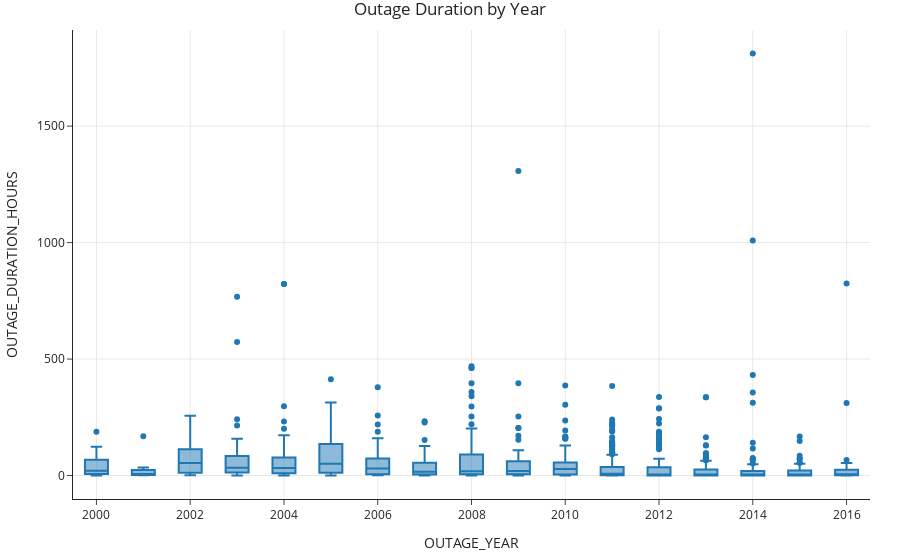
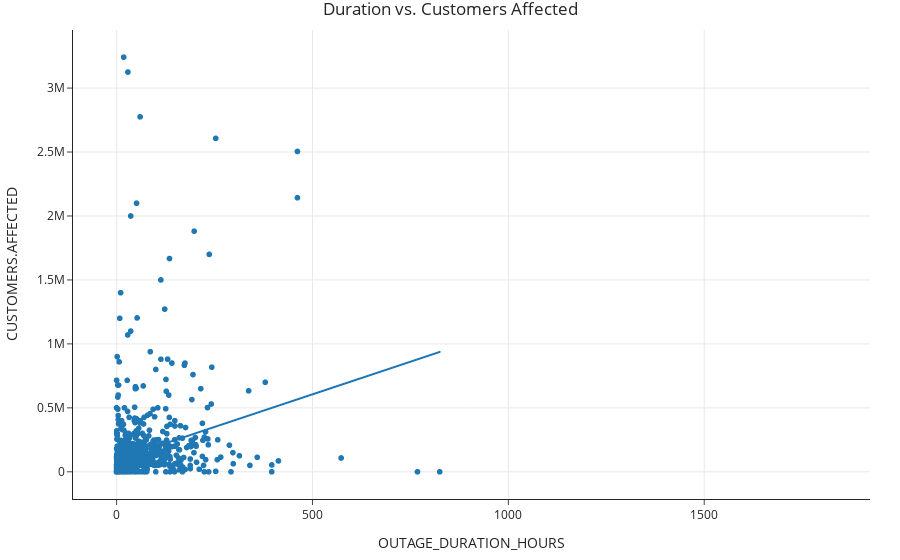

The code cell stored with these charts, in order, in its notebook:
### Markdown cell above
The first bivariate plot shows the outage duration by year. It is a box plot that reveals year-to-year variability in outage lengths. 

The second bivariate plot is a scatterplot that shows duration vs. customers affected. There was a modest positive trend where longer outages tend to affect more customers than shorter outages. This is to be expected.

The aggregate table shows the mean duration by cause category. It essentially shows average outage lengths per cause.

### Code cell
# Bivariate Boxplot
df['OUTAGE_YEAR'] = df['OUTAGE.START'].dt.year
fig3 = px.box(df, x='OUTAGE_YEAR', y='OUTAGE_DURATION_HOURS',
              title='Outage Duration by Year')
fig3.show()

# Bivariate Scatterplot
fig4 = px.scatter(df, x='OUTAGE_DURATION_HOURS', y='CUSTOMERS.AFFECTED',
                  title='Duration vs. Customers Affected', trendline='ols')
fig4.show()

# Aggregate Table
agg = df.groupby('CAUSE.CATEGORY')['OUTAGE_DURATION_HOURS'].mean().reset_index()
agg.rename(columns={'OUTAGE_DURATION_HOURS':'Mean_Duration'}, inplace=True)
print(agg)

### Figure 1 — Plotly figure (JSON) as saved in the notebook; plotly's stock layout.template omitted (floating-point values rounded to 4 significant figures; data arrays with more than 128 entries replaced by an {"elided": "..."} marker saying what was removed)
{"data": [{"alignmentgroup": "True", "hovertemplate": "OUTAGE_YEAR=%{x}<br>OUTAGE_DURATION_HOURS=%{y}<extra></extra>", "legendgroup": "", "marker": {"color": "#1F77B4"}, "name": "", "notched": false, "offsetgroup": "", "orientation": "v", "showlegend": false, "type": "box", "x": {"elided": "1474 int values"}, "x0": " ", "xaxis": "x", "y": {"elided": "1474 float values"}, "y0": " ", "yaxis": "y"}], "layout": {"boxmode": "group", "legend": {"tracegroupgap": 0}, "title": {"text": "Outage Duration by Year"}, "xaxis": {"anchor": "y", "domain": [0, 1], "title": {"text": "OUTAGE_YEAR"}}, "yaxis": {"anchor": "x", "domain": [0, 1], "title": {"text": "OUTAGE_DURATION_HOURS"}}}}

### Figure 2 — Plotly figure (JSON) as saved in the notebook; plotly's stock layout.template omitted (floating-point values rounded to 4 significant figures; data arrays with more than 128 entries replaced by an {"elided": "..."} marker saying what was removed)
{"data": [{"hovertemplate": "OUTAGE_DURATION_HOURS=%{x}<br>CUSTOMERS.AFFECTED=%{y}<extra></extra>", "legendgroup": "", "marker": {"color": "#1F77B4", "symbol": "circle"}, "mode": "markers", "name": "", "showlegend": false, "type": "scattergl", "x": {"elided": "1474 float values"}, "xaxis": "x", "y": {"elided": "1474 int values"}, "yaxis": "y"}, {"hovertemplate": "<b>OLS trendline</b><br>CUSTOMERS.AFFECTED = 1019.67 * OUTAGE_DURATION_HOURS + 95839.5<br>R<sup>2</sup>=0.068558<br><br>OUTAGE_DURATION_HOURS=%{x}<br>CUSTOMERS.AFFECTED=%{y} <b>(trend)</b><extra></extra>", "legendgroup": "", "marker": {"color": "#1F77B4", "symbol": "circle"}, "mode": "lines", "name": "", "showlegend": false, "type": "scattergl", "x": {"elided": "1055 float values"}, "xaxis": "x", "y": {"elided": "1055 float values"}, "yaxis": "y"}], "layout": {"legend": {"tracegroupgap": 0}, "title": {"text": "Duration vs. Customers Affected"}, "xaxis": {"anchor": "y", "domain": [0, 1], "title": {"text": "OUTAGE_DURATION_HOURS"}}, "yaxis": {"anchor": "x", "domain": [0, 1], "title": {"text": "CUSTOMERS.AFFECTED"}}}}
